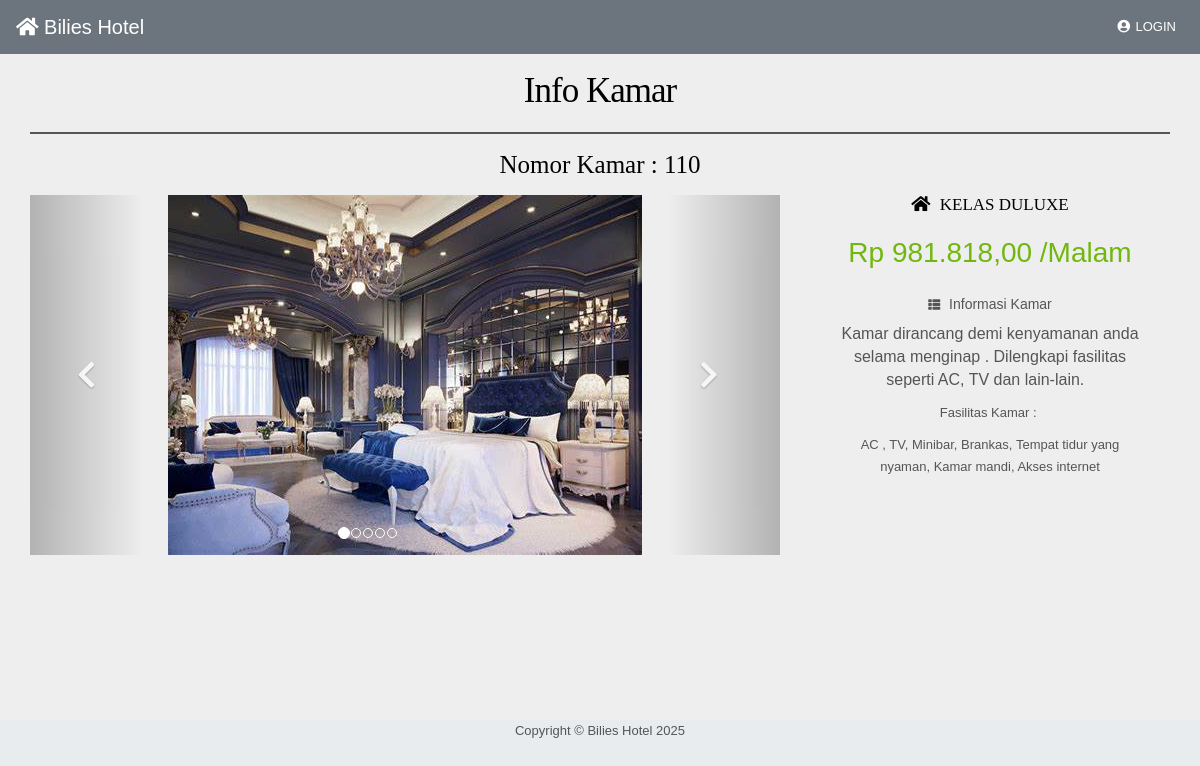
Page /user/detailkamar/1 on the committed database.
### tables this page shows
CREATE TABLE `kamar` (
  `id_kamar` int(11) NOT NULL,
  `no_kamar` char(5) NOT NULL,
  `harga_kamar` bigint(15) NOT NULL,
  `fasilitas_kamar` text NOT NULL,
  `status_kamar` int(2) NOT NULL,
  `id_kelas_kamar` int(11) NOT NULL
);

CREATE TABLE `kamar_gambar` (
  `id_kamar_gambar` int(11) NOT NULL,
  `nama_kamar_gambar` varchar(50) NOT NULL,
  `id_kamar` int(11) NOT NULL
);

CREATE TABLE `kelas_kamar` (
  `id_kelas_kamar` int(11) NOT NULL,
  `nama_kelas_kamar` varchar(50) NOT NULL
);

### application/controllers/User.php (called while the page is built, shortened)
<?php
class User extends CI_Controller
{
	public function detailkamar()
	{
		$id = $this->uri->segment(3);
		$data['judul']			= 'Detail Kamar';
		$data['kamar'] 			= $this->m_tamu->KamarDetail($id);
		$data['kamar_gambar'] 	= $this->m_tamu->KamarGambarId($id);
		$data['kelas_kamar'] 	= $this->m_hotel->get_data('kelas_kamar');
		$this->load->view('detail_kamar', $data);
	}
}

### index.php (called while the page is built, shortened)
<?php
require_once BASEPATH.'core/CodeIgniter.php';

### application/models/M_tamu.php (called while the page is built, shortened)
<?php
class M_tamu extends CI_Model
{
	function KamarDetail($id)
	{
		return $this->db->query("select a.*,b.* from kamar a
		join kelas_kamar b on a.id_kelas_kamar=b.id_kelas_kamar
		where a.id_kamar='$id' ");
	}
	function KamarGambarId($id)
	{
		return $this->db->query("select * from kamar_gambar where id_kamar='$id'");
	}
}

### application/helpers/rupiah_helper.php (called while the page is built, shortened)
<?php
if (!function_exists('Rupiah'))
{
    function Rupiah($angka)
    {
        $jadi = "Rp " . number_format($angka,2,',','.');
        return $jadi;
    }
}

### application/views/detail_kamar.php (the view, shortened to what this page needs)
<!DOCTYPE html>
<html lang="en">
<head>
  <?php $this->load->view("user/head.php") ?>
</head>
<body id="page-top">
  <?php $this->load->view("user/navbar1.php") ?>
  <div id="wrapper">
    <div id="content-wrapper">
      <div class="container-fluid">
        <div class="container-fluid">
          <h2>Info Kamar</h2>
          <hr style="border: 1px solid">
          <div class="row">
            <div class="col-lg-12 col-sm-12 ">
              <?php
              foreach ($kamar->result_array() as $value) {
                $no_kamar      = $value['no_kamar'];
                $harga_kamar      = $value['harga_kamar'];
                $fasilitas_kamar  = $value['fasilitas_kamar'];
                $nama_kelas_kamar = $value['nama_kelas_kamar'];
              }
              ?>
              <h3>Nomor Kamar : <?php echo $no_kamar; ?></h3>
              <div class="row">
                <div class="col-lg-8">
                  <div class="property-images">
                    <div id="myCarousel" class="carousel slide" data-ride="carousel">
                      <ol class="carousel-indicators hidden-xs">
                        <?php
                        $no = 0;
                        foreach ($kamar_gambar->result_array() as $value) { ?>
                          <?php
                          if ($no == 0) { ?>
                            <li data-target="#myCarousel" data-slide-to="0" class="active"></li>
                          <?php
                          } else { ?>
                            <li data-target="#myCarousel" data-slide-to="<?php echo $no; ?>" class=""></li>
                          <?php
                          }
                          ?>
                        <?php
                          $no++;
                        }
                        ?>
                      </ol>
                      <div class="carousel-inner">
                        <?php
                        $no = 0;
                        foreach ($kamar_gambar->result_array() as $value) { ?>
                          <?php
                          if ($no == 0) { ?>
                            <div class="item active">
                              <img src="<?php echo base_url(); ?>assets/images/<?php echo $value['nama_kamar_gambar']; ?>" class="properties" alt="properties" />
                            </div>
                          <?php
                          } else { ?>
                            <div class="item">
                              <img src="<?php echo base_url(); ?>assets/images/<?php echo $value['nama_kamar_gambar']; ?>" class="properties" alt="properties" />
                            </div>
                          <?php
                          }
                          ?>
                        <?php
                          $no++;
                        }
                        ?>
                      </div>
                      <a class="left carousel-control" href="#myCarousel" data-slide="prev"><span class="fa fa-chevron-left"></span></a>
                      <a class="right carousel-control" href="#myCarousel" data-slide="next"><span class="fa fa-chevron-right"></span></a>
                    </div>
                  </div>
                  <?php if (empty($_SESSION['nama_user'])) { ?>
                    <body onload="message()">
                  <?php } ?>
                </div>
                <?php if (empty($_SESSION['nama_user'])) { ?>
                  <div class="col-lg-4">
                    <div class="col-lg-11 col-sm-12">
                      <div class="property-info">
                        <h5><span class="fa fa-home"></span> <?php echo $nama_kelas_kamar; ?></h5><br>
                        <p class="price"><?php echo rupiah($harga_kamar); ?> /Malam</p> <br>
                        <h6><span class="fa fa-th-list"></span> Informasi Kamar</h6>
                        <p><?php echo $fasilitas_kamar; ?></p>
                      </div>
                    </div>
                  </div>
                <?php } ?>
              </div>
            </div>
          </div>
          <?php $this->load->view("tamu/footer.php") ?>
        </div>
      </div>
</body>
</html>

### application/views/user/head.php (shortened to what this page needs)
<link href="<?php echo base_url('css/sb-admin.css') ?>" rel="stylesheet">
<link href="<?php echo base_url('assets/style.css') ?>" rel="stylesheet">
<link rel="stylesheet" href="<?php echo base_url();?>assets/owl-carousel/owl.carousel.css">
<link rel="stylesheet" href="<?php echo base_url();?>assets/owl-carousel/owl.theme.css">
<link href="<?php echo base_url('assets/fontawesome-free/css/all.min.css') ?>" rel="stylesheet" type="text/css">
<link href="<?php echo base_url();?>assets/date_picker_bootstrap/bootstrap-datetimepicker.min.css" rel="stylesheet" media="screen">

### application/views/user/navbar1.php (shortened to what this page needs)
<center>
  <nav class="navbar navbar-expand navbar-dark bg-secondary text-white">
    <a class="navbar-brand mr-1" href="<?php echo site_url('user') ?>"><i class="fa fa-home"></i> <?php echo SITE_NAME ?></a>
    <ul class="navbar-nav ml-auto ml-md-0 text-white">
      <?php if (empty($_SESSION['nama_user'])) { ?>
        <li class="nav-item dropdown no-arrow">
          <a class="nav-link dropdown-toggle text-white" href="<?php echo site_url('login') ?>" role="button">
            <i class="fas fa-user-circle fa-fw "></i> LOGIN
          </a>
        </li>
      <?php } ?>
    </ul>
  </nav>

### application/views/tamu/footer.php
<footer >
  <div class="container mx-auto">
    <div class="copyright text-center my-auto">
      <span>Copyright © <?php echo SITE_NAME ."</a> ". Date('Y') ?></span>
    </div>
  </div>
</footer>

### assets/style.css (style rules this page uses)
body { color:#555; font:normal 13px/22px Arial; background:url(../images/bgmain.png) #eee; }
h1,h2,h3,h4,h5 { font-weight:normal; font-family: din;margin: 0;padding: 0;color: #000 }
h2 { font-size: 35px; letter-spacing: -1px;margin-bottom: 20px; }
h3 { margin: 0 0 15px 0; font-size: 25px; }
h5 { margin: 0 0 5px 0; font-size: 17px; }
h6 { margin: 0 0 10px 0; font-size: 14px; }
h6 span { margin-right: 5px; font-size: 12px; }
p { margin-bottom: 30px; }
a { color:#72b70f; text-decoration:none;outline: none; }
.property-info { margin:0 0 30px 0; }
.property-info span { margin-right: 5px; }
.property-info p { margin-bottom:10px; }
.property-info p.price { font-size: 28px;color: #72b70f;padding:0;border-radius: 5px; }

### rows in the picture
kamar: no_kamar "110", id_kelas_kamar.nama_kelas_kamar "KELAS DULUXE", harga_kamar "Rp 981.818,00", fasilitas_kamar "Kamar dirancang demi kenyamanan anda selama menginap . Dilengkapi fasilitas seperti AC, TV dan lain-lain. Fasilitas Kamar : AC , TV, Minibar, Brankas, Tempat tidur yang nyaman, Kamar mandi, Akses internet"
kamar_gambar: nama_kamar_gambar (picture)

### other values in the picture
SITE_NAME "Bilies Hotel"
Date('Y') "2025"
